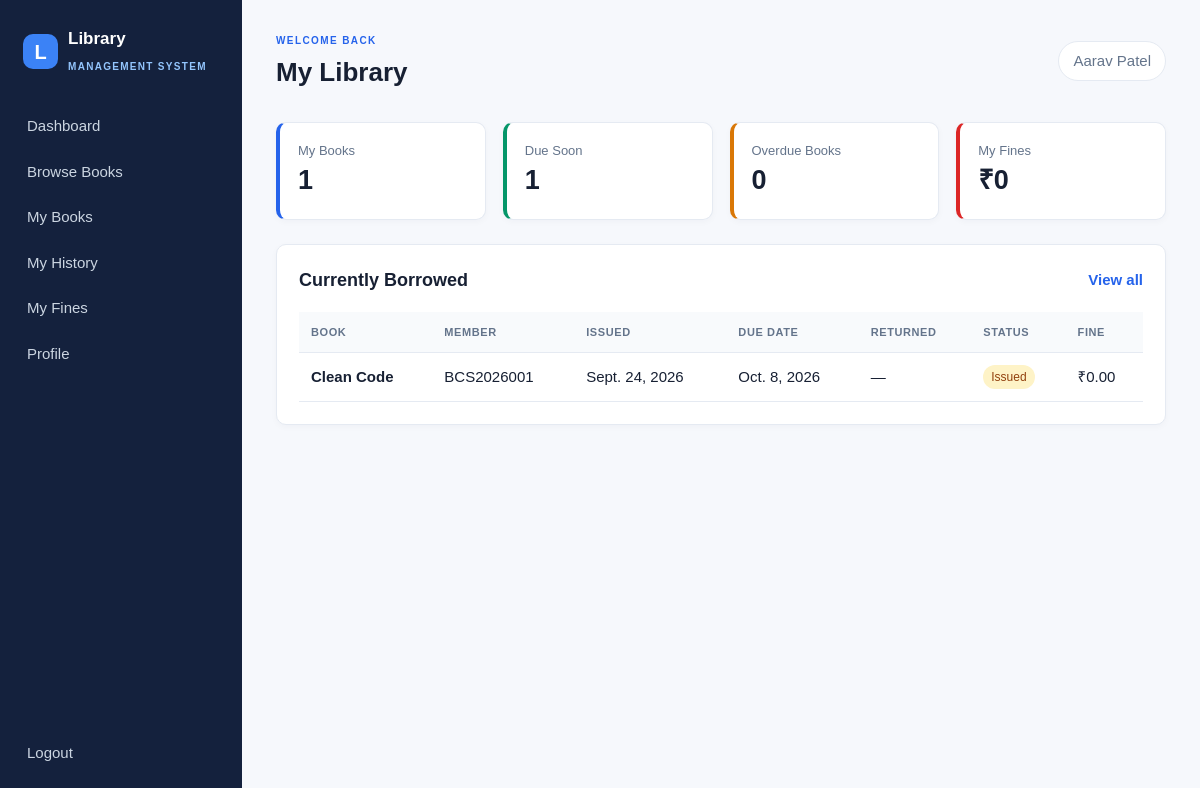
The page / (signed in) on the database its author committed.
### library/models.py (models this page shows, shortened)
class Transaction(models.Model):
    STATUS_CHOICES = [("issued", "Issued"), ("returned", "Returned")]
    book = models.ForeignKey(Book, on_delete=models.PROTECT, related_name="transactions")
    member = models.ForeignKey(Member, on_delete=models.PROTECT, related_name="transactions")
    issued_by = models.ForeignKey(settings.AUTH_USER_MODEL, on_delete=models.PROTECT, related_name="issued_transactions")
    issue_date = models.DateField(default=timezone.localdate)
    due_date = models.DateField()
    return_date = models.DateField(null=True, blank=True)
    status = models.CharField(max_length=10, choices=STATUS_CHOICES, default="issued")
    fine_amount = models.DecimalField(max_digits=8, decimal_places=2, default=0)
    class Meta:
        ordering = ["-issue_date", "-id"]

class Book(models.Model):
    title = models.CharField(max_length=255)
    isbn = models.CharField("ISBN", max_length=20, unique=True)
    author = models.ForeignKey(Author, on_delete=models.PROTECT, related_name="books")
    category = models.ForeignKey(Category, on_delete=models.PROTECT, related_name="books")
    publisher = models.CharField(max_length=150, blank=True)
    publication_date = models.DateField(null=True, blank=True)
    description = models.TextField(blank=True)
    total_copies = models.PositiveIntegerField(default=1)
    available_copies = models.PositiveIntegerField(default=1)
    cover_image = models.ImageField(upload_to="book_covers/", blank=True, null=True)
    created_at = models.DateTimeField(auto_now_add=True)
    updated_at = models.DateTimeField(auto_now=True)
    class Meta:
        ordering = ["title"]

class Member(models.Model):
    STATUS_CHOICES = [("active", "Active"), ("inactive", "Inactive")]
    user = models.OneToOneField(settings.AUTH_USER_MODEL, on_delete=models.CASCADE, related_name="member_profile")
    member_id = models.CharField(max_length=30, unique=True)
    phone = models.CharField(max_length=20, blank=True)
    address = models.TextField(blank=True)
    course = models.CharField(max_length=120, blank=True)
    department = models.CharField(max_length=120, blank=True)
    year = models.PositiveSmallIntegerField(null=True, blank=True)
    registration_date = models.DateField(default=timezone.localdate)
    status = models.CharField(max_length=10, choices=STATUS_CHOICES, default="active")
    class Meta:
        ordering = ["member_id"]

### library/views.py (the view, shortened to what this page needs)
# urls.py: path("", views.dashboard, name="dashboard"), path("login/", views.login_view, name="login"), path("logout/", LogoutView.as_view(), name="logout"),
@login_required
def dashboard(request):
    today = timezone.localdate()
    if hasattr(request.user, "member_profile") and not (request.user.is_staff or request.user.groups.filter(name="Librarian").exists()):
        member = request.user.member_profile
        active = Transaction.objects.filter(member=member, status="issued").select_related("book")
        return render(request, "dashboard/student.html", {
            "active_transactions": active, "history": Transaction.objects.filter(member=member).select_related("book")[:6],
            "my_books": active.count(), "due_soon": active.filter(due_date__range=(today, today + timedelta(days=3))).count(),
            "overdue": active.filter(due_date__lt=today).count(), "my_fines": Fine.objects.filter(transaction__member=member, paid=False).aggregate(n=Sum("amount"))["n"] or 0,
        })

### library/context_processors.py (called while the page is built)
def user_role(request):
    user = request.user
    return {
        "is_librarian": user.is_authenticated and (user.is_staff or user.groups.filter(name="Librarian").exists()),
        "is_admin_role": user.is_authenticated and user.is_staff,
        "is_member_role": user.is_authenticated and hasattr(user, "member_profile"),
    }

### library/templates/dashboard/student.html
{% extends 'base.html' %}{% block page_title %}My Library{% endblock %}{% block content %}
<div class="card-grid compact"><article class="stat-card blue"><span>My Books</span><strong>{{ my_books }}</strong></article><article class="stat-card green"><span>Due Soon</span><strong>{{ due_soon }}</strong></article><article class="stat-card orange"><span>Overdue Books</span><strong>{{ overdue }}</strong></article><article class="stat-card red"><span>My Fines</span><strong>₹{{ my_fines }}</strong></article></div>
<section class="panel"><div class="panel-heading"><h2>Currently Borrowed</h2><a href="{% url 'my_books' %}">View all</a></div>{% include 'transactions/table.html' with transactions=active_transactions student_view=True %}</section>
{% endblock %}

### library/templates/base.html (shortened to what this page needs)
{% load static %}
<!DOCTYPE html>
<html lang="en">
<head>
  <link rel="stylesheet" href="{% static 'css/style.css' %}">
</head>
<body>
{% if user.is_authenticated %}
<div class="layout">
  <aside class="sidebar">
    <a class="brand" href="{% url 'dashboard' %}"><span class="brand-mark">L</span><span>Library<br><small>Management System</small></span></a>
    <nav class="nav-links">
      <a href="{% url 'dashboard' %}">Dashboard</a>
      {% if is_member_role and not is_librarian %}
        <a href="{% url 'book_list' %}">Browse Books</a><a href="{% url 'my_books' %}">My Books</a><a href="{% url 'my_history' %}">My History</a><a href="{% url 'my_fines' %}">My Fines</a><a href="{% url 'profile' %}">Profile</a>
      {% endif %}
    </nav>
    <form class="logout-form" method="post" action="{% url 'logout' %}">{% csrf_token %}<button type="submit">Logout</button></form>
  </aside>
  <main class="main-content">
    <header class="topbar"><div><span class="eyebrow">WELCOME BACK</span><h1>{% block page_title %}Dashboard{% endblock %}</h1></div><div class="user-chip">{{ user.get_full_name|default:user.username }}</div></header>
    {% block content %}{% endblock %}
  </main>
</div>
{% else %}{% block guest_content %}{% endblock %}{% endif %}
</body>
</html>

### library/templates/transactions/table.html
<div class="table-wrap"><table><thead><tr><th>Book</th><th>Member</th><th>Issued</th><th>Due Date</th><th>Returned</th><th>Status</th><th>Fine</th></tr></thead><tbody>{% for item in transactions %}<tr><td><strong>{{ item.book.title }}</strong></td><td>{% if student_view %}{{ item.member.member_id }}{% else %}{{ item.member.user.get_full_name|default:item.member.member_id }}<br><small>{{ item.member.member_id }}</small>{% endif %}</td><td>{{ item.issue_date }}</td><td>{{ item.due_date }}</td><td>{{ item.return_date|default:'—' }}</td><td><span class="status {{ item.status }}">{{ item.get_status_display }}</span></td><td>₹{{ item.fine_amount }}</td></tr>{% empty %}<tr><td colspan="7" class="empty">No transactions to display.</td></tr>{% endfor %}</tbody></table></div>

### library/static/css/style.css (style rules this page uses)
:root { --ink:#172033;--muted:#64748b;--navy:#14213d;--blue:#2563eb;--line:#e5eaf2;--paper:#f6f8fc;--green:#059669;--orange:#d97706;--red:#dc2626 }
* { box-sizing:border-box }
body { margin:0;background:var(--paper);color:var(--ink);font:15px/1.5 Arial,sans-serif }
.layout { min-height:100vh;display:flex }
.sidebar { width:242px;background:var(--navy);color:#dbeafe;padding:26px 15px;display:flex;flex-direction:column;position:fixed;inset:0 auto 0 0 }
.brand { display:flex;gap:10px;align-items:center;color:#fff;text-decoration:none;font-size:17px;font-weight:bold;padding:0 8px 28px }
.brand small { font-size:10px;letter-spacing:1.3px;color:#93c5fd;text-transform:uppercase }
.brand-mark,.login-logo { display:grid;place-items:center;border-radius:10px;background:#3b82f6;width:35px;height:35px;color:#fff;font-size:20px }
.nav-links { display:grid;gap:3px }
.nav-links a,.logout-form button { border:0;background:transparent;color:#cbd5e1;text-decoration:none;padding:10px 12px;border-radius:7px;font:inherit;text-align:left;width:100%;cursor:pointer }
.logout-form { margin-top:auto }
.main-content { margin-left:242px;width:calc(100% - 242px);padding:28px 34px }
.topbar { display:flex;justify-content:space-between;align-items:center;margin-bottom:28px }
.topbar h1 { font-size:26px;margin:2px 0 }
.eyebrow { font-size:10px;letter-spacing:1.4px;color:var(--blue);font-weight:bold }
.user-chip { background:#fff;border:1px solid var(--line);border-radius:30px;padding:8px 14px;color:var(--muted) }
.card-grid { display:grid;grid-template-columns:repeat(3,minmax(0,1fr));gap:17px;margin-bottom:24px }
.card-grid.compact { grid-template-columns:repeat(4,minmax(0,1fr)) }
.stat-card { background:#fff;border:1px solid var(--line);border-left:4px solid var(--navy);border-radius:10px;padding:18px;box-shadow:0 2px 7px #17203308 }
.stat-card span { display:block;color:var(--muted);font-size:13px }
.stat-card strong { font-size:27px }
.stat-card.green { border-left-color:var(--green) }
.stat-card.blue { border-left-color:var(--blue) }
.stat-card.orange { border-left-color:var(--orange) }
.stat-card.red { border-left-color:var(--red) }
.panel,.form-panel,.detail-card { background:#fff;border:1px solid var(--line);border-radius:10px;padding:22px;margin-bottom:22px;box-shadow:0 2px 7px #17203308 }
.panel-heading { display:flex;align-items:center;justify-content:space-between;gap:12px;margin-bottom:18px }
.panel h2,.form-panel h2 { font-size:18px;margin:0 }
.panel-heading a,.text-link { color:var(--blue);font-weight:bold;text-decoration:none }
.table-wrap { overflow-x:auto }
table { border-collapse:collapse;width:100%;min-width:620px }
th { text-align:left;color:var(--muted);font-size:11px;text-transform:uppercase;letter-spacing:.6px;background:#f8fafc }
th,td { padding:12px;border-bottom:1px solid var(--line);vertical-align:middle }
small { color:var(--muted) }
.badge,.status { display:inline-block;border-radius:20px;padding:3px 8px;font-size:12px }
.status.inactive,.status.issued { background:#fef3c7;color:#92400e }

### rows shown on the page
Transaction: book "Clean Code", member.member_id "BCS2026001", issue_date "Sept. 24, 2026", due_date "Oct. 8, 2026", return_date "—", status "Issued", fine_amount "0.00"

### other values the page prints
{{ user.get_full_name|default:user.username }} "Aarav Patel"
{{ my_books }} "1"
{{ due_soon }} "1"
{{ overdue }} "0"
{{ my_fines }} "0"
